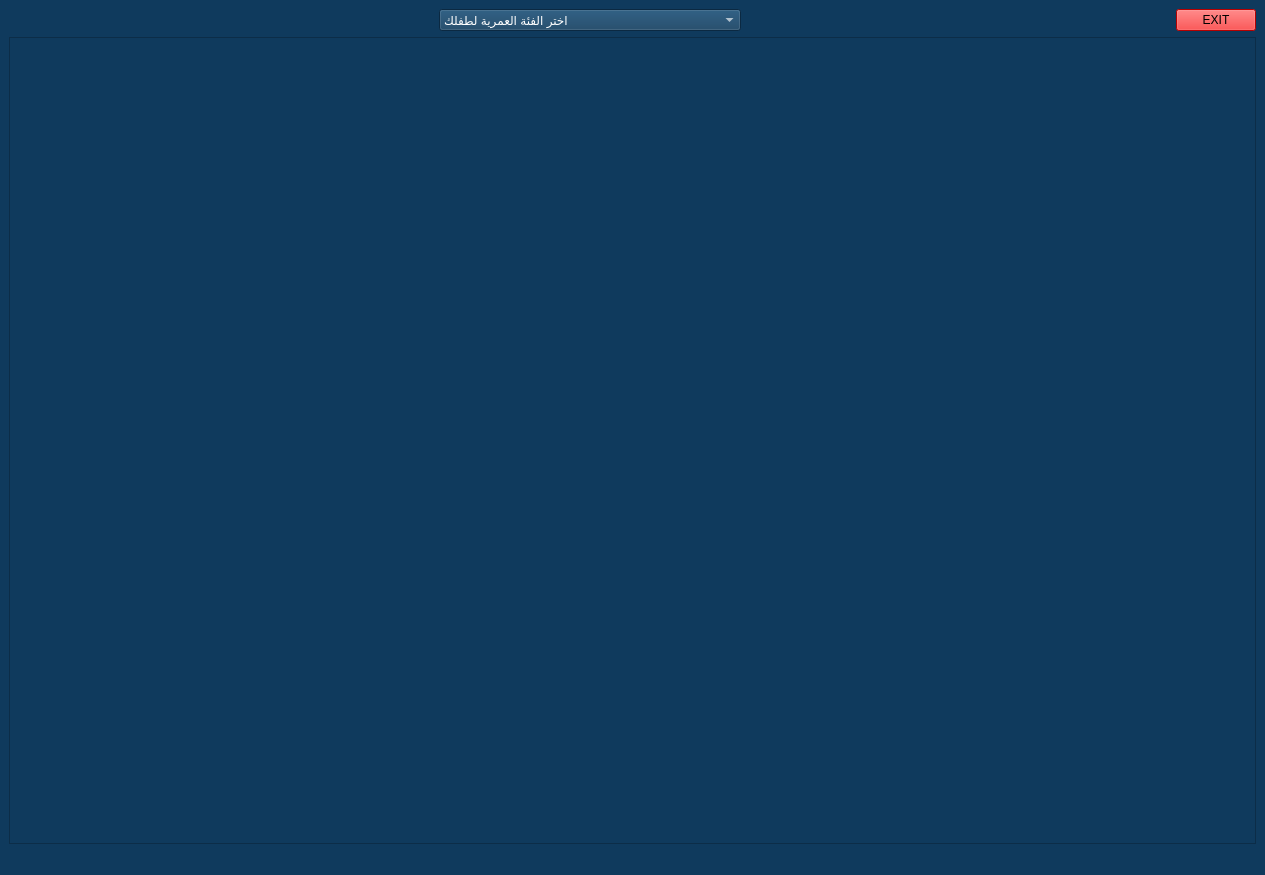
<?xml version="1.0" encoding="UTF-8"?>
<ui version="4.0">
 <class>fath_girle</class>
 <widget class="QMainWindow" name="fath_girle">
  <property name="geometry">
   <rect>
    <x>0</x>
    <y>0</y>
    <width>1265</width>
    <height>875</height>
   </rect>
  </property>
  <property name="windowTitle">
   <string>MainWindow</string>
  </property>
  <property name="styleSheet">
   <string notr="true">
background-color: rgb(15, 58, 93)
</string>
  </property>
  <widget class="QWidget" name="centralwidget">
   <layout class="QGridLayout" name="gridLayout">
    <item row="0" column="0">
     <spacer name="horizontalSpacer_2">
      <property name="orientation">
       <enum>Qt::Horizontal</enum>
      </property>
      <property name="sizeHint" stdset="0">
       <size>
        <width>421</width>
        <height>20</height>
       </size>
      </property>
     </spacer>
    </item>
    <item row="0" column="1">
     <widget class="QComboBox" name="comboBox">
      <property name="minimumSize">
       <size>
        <width>302</width>
        <height>0</height>
       </size>
      </property>
      <property name="styleSheet">
       <string notr="true">color: rgb(255, 255, 255);</string>
      </property>
      <item>
       <property name="text">
        <string>اختر الفئة العمرية لطفلك </string>
       </property>
      </item>
      <item>
       <property name="text">
        <string>اقل من 6 اشهر</string>
       </property>
      </item>
      <item>
       <property name="text">
        <string>بين 7  و 12 شهر</string>
       </property>
      </item>
      <item>
       <property name="text">
        <string>1 – 3 سنوات</string>
       </property>
      </item>
      <item>
       <property name="text">
        <string>4 – 6 سنوات</string>
       </property>
      </item>
      <item>
       <property name="text">
        <string>7 – 12 سنة</string>
       </property>
      </item>
      <item>
       <property name="text">
        <string>13 – 18 سنة</string>
       </property>
      </item>
     </widget>
    </item>
    <item row="0" column="2">
     <spacer name="horizontalSpacer">
      <property name="orientation">
       <enum>Qt::Horizontal</enum>
      </property>
      <property name="sizeHint" stdset="0">
       <size>
        <width>420</width>
        <height>20</height>
       </size>
      </property>
     </spacer>
    </item>
    <item row="0" column="3">
     <widget class="QPushButton" name="pushButton">
      <property name="styleSheet">
       <string notr="true">background-color: rgb(255, 0, 0);</string>
      </property>
      <property name="text">
       <string>EXIT</string>
      </property>
     </widget>
    </item>
    <item row="1" column="0" colspan="4">
     <widget class="QTextBrowser" name="textBrowser">
      <property name="styleSheet">
       <string notr="true">font: 11pt &quot;Segoe UI&quot;;
color: rgb(255, 255, 255);</string>
      </property>
     </widget>
    </item>
   </layout>
  </widget>
  <widget class="QMenuBar" name="menubar">
   <property name="geometry">
    <rect>
     <x>0</x>
     <y>0</y>
     <width>1265</width>
     <height>21</height>
    </rect>
   </property>
  </widget>
  <widget class="QStatusBar" name="statusbar"/>
 </widget>
 <resources/>
 <connections/>
</ui>
